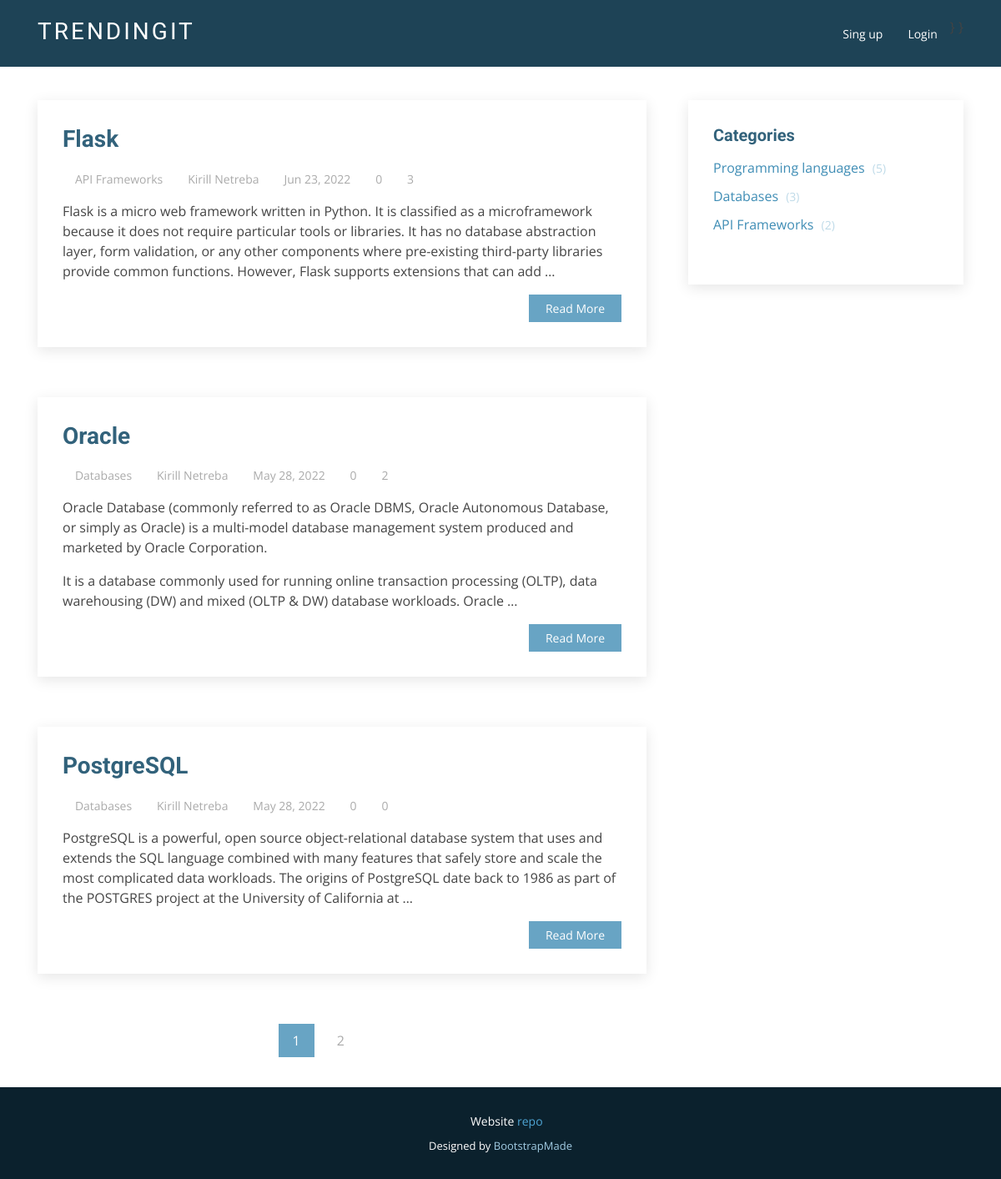
The app's page /, older data.
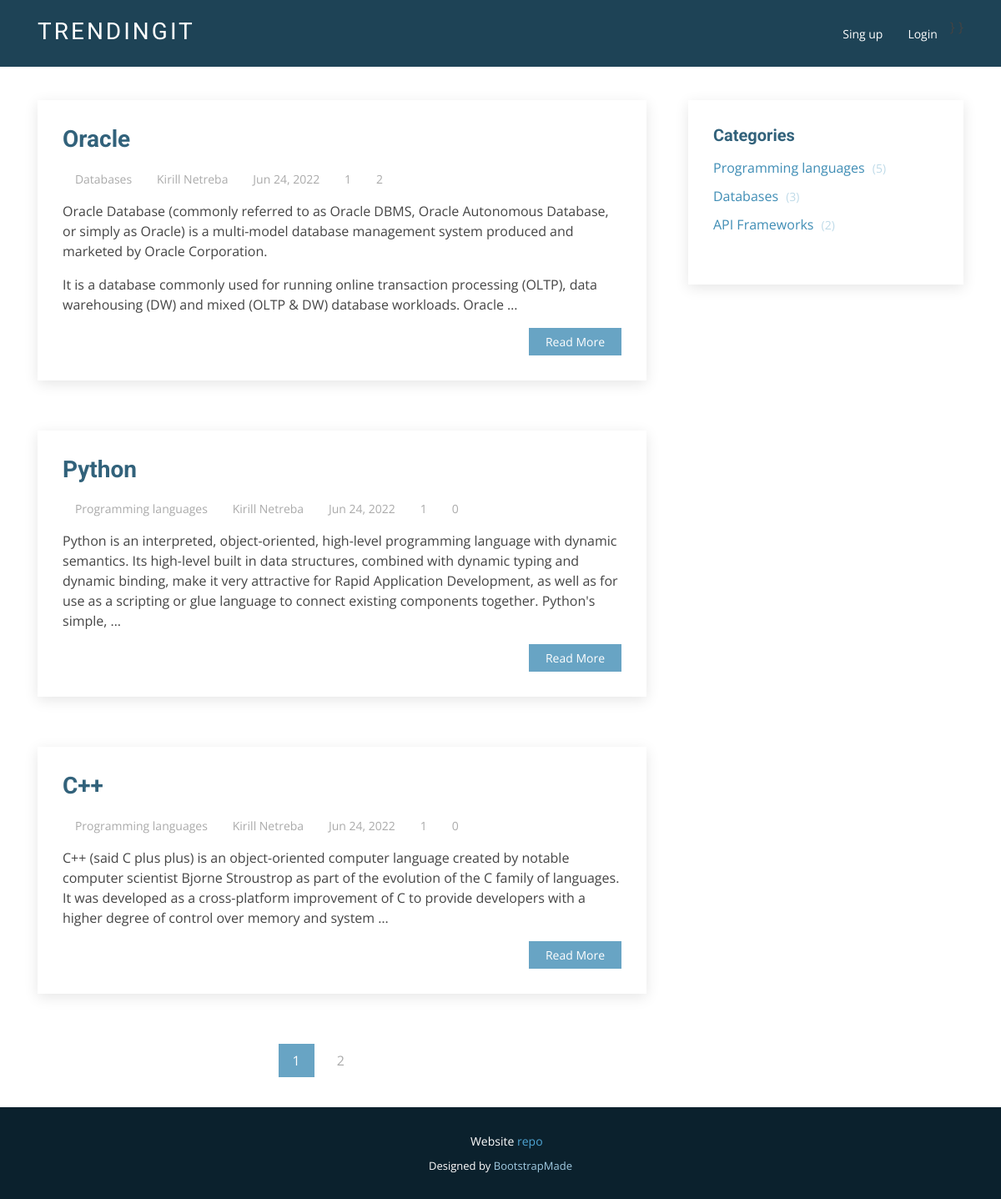
The same page, newer data.
### itobj/models.py (models this page shows, shortened)
class ItObject(models.Model):
    title = models.CharField(max_length=80)
    slug = models.SlugField(max_length=80, unique=True, db_index=True, verbose_name='URL')
    content = models.TextField(blank=True)
    avatar = models.ImageField(upload_to="photos/%Y/%m/%d/", blank=True)
    time_create = models.DateTimeField(auto_now_add=True)
    time_update = models.DateTimeField(auto_now=True)
    is_published = models.BooleanField(default=True)
    views = models.IntegerField(default=0)
    likes = models.ManyToManyField(User, related_name='blog_post')
    trending = models.IntegerField(default=0)
    cat = models.ForeignKey('Category', on_delete=models.PROTECT)
    user = models.ForeignKey(User, on_delete=models.CASCADE)
    def get_absolute_url(self):
        return reverse('post', kwargs={'post_slug': self.slug})
    def total_likes(self):
        return self.likes.count()
    class Meta:
        verbose_name = 'IT Object'
        ordering = ['-time_update']

class Category(models.Model):
    name = models.CharField(max_length=80, db_index=True)
    slug = models.SlugField(max_length=80, unique=True, db_index=True, verbose_name='URL')
    def __str__(self):
        return self.name
    def get_absolute_url(self):
        return reverse('show_category', kwargs={'cat_slug': self.slug})
    class Meta:
        verbose_name_plural = 'Categories'
        ordering = ['id']

### itobj/views.py (the view)
# urls.py: path('', ItHome.as_view(), name='home'),
class ItHome(DataMixin, ListView):
    model = ItObject
    template_name = 'itobj/index.html'
    context_object_name = 'posts'
    def get_context_data(self, *, object_list=None, **kwargs):
        context = super().get_context_data(**kwargs)
        c_def = self.get_user_context(title='TrendingIT - trending, loved and interesting things in IT world.')
        context.update(c_def)
        return context
    def get_queryset(self):
        return ItObject.objects.filter(is_published=True).select_related('cat')

### itobj/templatetags/itobj_tags.py (called while the page is built)
@register.inclusion_tag('itobj/show_sidebar.html')
def show_sidebar():
    cats = Category.objects.all()
    return {'cats': cats}

@register.inclusion_tag('itobj/show_title_stats.html')
def show_title_stats(post=None, liked=False):
    return {'p': post, 'liked': liked}

### itobj/utils.py (called while the page is built)
    def get_user_context(self, **kwargs):
        context = kwargs
        cats = Category.objects.all()
        user_menu = menu.copy()
        if not self.request.user.is_authenticated:
            user_menu.pop(0)
        context['menu'] = user_menu
        context['cats'] = cats
        return context

### itobj/templates/itobj/index.html (shortened to what this page needs)
{% extends 'itobj/base.html' %}
{% load itobj_tags %}
{% block content %}
<section class="blog" data-aos="fade-up" data-aos-easing="ease-in-out" data-aos-duration="500">
    <div class="container">
        <div class="row">
            <div class="col-lg-8 entries">
                {% for p in posts %}
                <article class="entry">
                    {% show_title_stats p %}
                    <div class="entry-content">
                        <p>
                            {% autoescape off %}
                            {{p.content|truncatewords:50}}
                            {% endautoescape %}
                        </p>
                        <div class="read-more">
                            <a href="{{ p.get_absolute_url }}">Read More</a>
                        </div>
                    </div>
                </article>
                {% endfor %}
                {% if page_obj.has_other_pages %}
                <div class="blog-pagination">
                    <ul class="justify-content-center">
                        {% for p in paginator.page_range %}
                        {% if page_obj.number == p %}
                        <li class="active"><a href="#">{{ p }}</a></li>
                        {% elif p >= page_obj.number|add:-1 and p <= page_obj.number|add:1 %}
                        <li><a href="?page={{ p }}">{{ p }}</a></li>
                        {% endif %}
                        {% endfor %}
                        {% if page_obj.has_next %}
                        <li><a href="?page={{ page_obj.next_page_number }}"><i class="icofont-rounded-right"></i></a>
                        </li>
                        {% endif %}
                    </ul>
                </div>
                {% endif %}
            </div>
            {% show_sidebar %}
        </div>
    </div>
</section>
{% endblock %}

### itobj/templates/itobj/base.html (shortened to what this page needs)
{% load static %}
<!DOCTYPE html>
<html lang="en">
<head>
    <link href="{% static 'itobj/vendor/bootstrap/css/bootstrap.min.css' %}" rel="stylesheet">
    <link href="{% static 'itobj/vendor/animate.css/animate.min.css' %}" rel="stylesheet">
    <link href="{% static 'itobj/vendor/icofont/icofont.min.css' %}" rel="stylesheet">
    <link href="{% static 'itobj/vendor/boxicons/css/boxicons.min.css' %}" rel="stylesheet">
    <link href="{% static 'itobj/vendor/venobox/venobox.css' %}" rel="stylesheet">
    <link href="{% static 'itobj/vendor/owl.carousel/assets/owl.carousel.min.css' %}" rel="stylesheet">
    <link href="{% static 'itobj/vendor/aos/aos.css' %}" rel="stylesheet">
    <link href="{% static 'itobj/css/style.css' %}" rel="stylesheet">
</head>
<body>
<header id="header" class="fixed-top ">
    <div class="container">
        <div class="logo float-left">
            <h1 class="text-light"><a href="{% url 'home' %}"><span>TrendingIT</span></a></h1>
        </div>
        {% block mainmenu %}
        <nav class="nav-menu float-right d-none d-lg-block">
            <ul>
                {% if request.user.is_authenticated %}
                    <li><a href="#">{{ user.username }}</a></li>
                    <li><a href="{% url 'logout' %}">Logout</a></li>
                {% else %}}
                    <li><a href="{% url 'register' %}">Sing up</a></li>
                    <li><a href="{% url 'login' %}">Login</a></li>
                {% endif %}}
            </ul>
        </nav>
    </div>
</header>
<main id="main">
    {% block content %}
    {% endblock %}
</main>
<footer id="footer" data-aos="fade-up" data-aos-easing="ease-in-out" data-aos-duration="500">
    <div class="container">
        <div class="copyright">
            <i class="icofont-toy-cat"></i> Website <a href="https://github.com/kirill0720/trending-it-django_website_api" target="_blank">repo</a>
        </div>
        <div class="credits">
            Designed by <a href="https://bootstrapmade.com/">BootstrapMade</a>
        </div>
    </div>
</footer>
</body>
</html>

### itobj/templates/itobj/show_title_stats.html
{% load hitcount_tags %}
<h2 class="entry-title">
    <a href="{{ p.get_absolute_url }}">{{p.title}}</a>
</h2>
<div class="entry-meta">
    <ul>
        <li class="d-flex align-items-center"><i class="icofont-list"></i> <a>{{p.cat}}</a></li>
        <li class="d-flex align-items-center"><i class="icofont-user"></i> <a>Kirill Netreba</a></li>
        <li class="d-flex align-items-center"><i class="icofont-wall-clock"></i> <a>
            <time datetime="{{p.time_update}}">{{p.time_update|date:"M d, Y"}}</time></a></li>
        <li class="d-flex align-items-center"><a href="{% url 'like_post' p.slug %}">
        {% if liked %}
            <i class="icofont-heart" style="color:red"></i>
        {% else %}
            <i class="icofont-heart"></i>
        {% endif %}
        </a> <a>{{ p.total_likes }}</a></li>
        <li class="d-flex align-items-center"><i class="icofont-money-bag"></i> <a>{{p.trending}}</a></li>
        <li class="d-flex align-items-center"><i class="icofont-eye"></i> <a>{% get_hit_count for p %}</a></li>
    </ul>
</div>

### itobj/templates/itobj/show_sidebar.html
<div class="col-lg-4">
    <div class="sidebar">
        <h3 class="sidebar-title">Categories</h3>
        <div class="sidebar-item categories">
            <ul>
                {% for c in cats %}
                <li><a href="{{ c.get_absolute_url }}">{{ c.name }} <span>({{ c.itobject_set.count }})</span></a></li>
                {% endfor %}
            </ul>
        </div>
    </div>
</div>

### itobj/static/itobj/css/style.css (style rules this page uses)
body { font-family: "Open Sans", sans-serif; color: #444; }
a { color: #4fa6d5; }
h1, h2, h3, h4, h5, h6, .font-primary { font-family: "Roboto", sans-serif; }
#header { height: 80px; transition: all 0.5s; z-index: 997; transition: all 0.5s; padding: 20px 0; background: #1e4356; }
#header .logo h1 { font-size: 28px; margin: 0; padding: 4px 0; line-height: 1; font-weight: 400; letter-spacing: 3px; text-transform: uppercase; }
#header .logo h1 a, #header .logo h1 a:hover { color: #fff; text-decoration: none; }
#main { margin-top: 80px; }
.nav-menu, .nav-menu * { margin: 0; padding: 0; list-style: none; }
.nav-menu > ul > li { position: relative; white-space: nowrap; float: left; }
.nav-menu a { display: block; position: relative; color: #fff; padding: 10px 15px; transition: 0.3s; font-size: 14px; font-family: "Open Sans", sans-serif; }
.mobile-nav { position: fixed; top: 0; bottom: 0; z-index: 9999; overflow-y: auto; left: -260px; width: 260px; padding-top: 18px; background: #1e4356; transition: 0.4s; }
.mobile-nav * { margin: 0; padding: 0; list-style: none; }
.mobile-nav a { display: block; position: relative; color: #ddecf5; padding: 10px 20px; font-weight: 500; }
section { padding: 60px 0; }
.blog { padding: 40px 0 20px 0; }
.blog .entry { padding: 30px; margin-bottom: 60px; box-shadow: 0 4px 16px rgba(0, 0, 0, 0.1); }
.blog .entry .entry-title { font-size: 28px; font-weight: bold; padding: 0; margin: 0 0 20px 0; }
.blog .entry .entry-title a { color: #32627b; transition: 0.3s; }
.blog .entry .entry-meta { margin-bottom: 15px; color: #dddddd; }
.blog .entry .entry-meta ul { display: flex; flex-wrap: wrap; list-style: none; padding: 0; margin: 0; }
.blog .entry .entry-meta ul li + li { padding-left: 15px; }
.blog .entry .entry-meta i { font-size: 14px; padding-right: 4px; }
.blog .entry .entry-meta a { color: #aaaaaa; font-size: 14px; display: inline-block; }
.blog .entry .entry-content p { line-height: 24px; }
.blog .entry .entry-content .read-more { -moz-text-align-last: right; text-align-last: right; }
.blog .entry .entry-content .read-more a { display: inline-block; background: #68A4C4; color: #fff; padding: 6px 20px; transition: 0.3s; font-size: 14px; }
.blog .blog-pagination { color: #7b9bab; }
.blog .blog-pagination ul { display: flex; padding-left: 0; list-style: none; }
.blog .blog-pagination li { border: 1px solid white; margin: 0 5px; transition: 0.3s; }
.blog .blog-pagination li.active { background: white; }
.blog .blog-pagination li a { color: #aaaaaa; padding: 7px 16px; display: inline-block; }
.blog .blog-pagination li.active, .blog .blog-pagination li:hover { background: #68A4C4; border: 1px solid #68A4C4; }
.blog .blog-pagination li.active a, .blog .blog-pagination li:hover a { color: #fff; }
.blog .sidebar { padding: 30px; margin: 0 0 60px 20px; box-shadow: 0 4px 16px rgba(0, 0, 0, 0.1); }
.blog .sidebar .sidebar-title { font-size: 20px; font-weight: 700; padding: 0 0 0 0; margin: 0 0 15px 0; color: #32627b; position: relative; }
.blog .sidebar .sidebar-item { margin-bottom: 30px; }
.blog .sidebar .categories ul { list-style: none; padding: 0; }
.blog .sidebar .categories ul li + li { padding-top: 10px; }
.blog .sidebar .categories ul a { color: #3f8db5; }
.blog .sidebar .categories ul a span { padding-left: 5px; color: #bedae8; font-size: 14px; }
#footer { background: #0b212d; padding: 0 0 30px 0; color: #fff; font-size: 14px; }
#footer .copyright { text-align: center; padding-top: 30px; }
#footer .credits { padding-top: 10px; text-align: center; font-size: 13px; color: #fff; }
#footer .credits a { color: #a2cce3; }

Row changes from the older to the newer data that the page shows:
no longer on this page (row edited): ItObject: title "Flask", cat "API Frameworks", time_update "Jun 23, 2022", total_likes "0", trending "3", content "Flask is a micro web framework written in Python. It is classified as a microframework because it does not require particular tools or libraries. It has no database abstraction layer, form validation, or any other components where pre-existing third-party libraries provide common functions. However, Flask supports extensions that can add …"
no longer on this page (row unchanged): ItObject: title "PostgreSQL", cat "Databases", time_update "May 28, 2022", total_likes "0", trending "0", content "PostgreSQL is a powerful, open source object-relational database system that uses and extends the SQL language combined with many features that safely store and scale the most complicated data workloads. The origins of PostgreSQL date back to 1986 as part of the POSTGRES project at the University of California at …"
changed ItObject "Oracle": time_update "May 28, 2022" → "Jun 24, 2022"; total_likes "0" → "1"
now on this page (row edited): ItObject: title "Python", cat "Programming languages", time_update "Jun 24, 2022", total_likes "1", trending "0", content "Python is an interpreted, object-oriented, high-level programming language with dynamic semantics. Its high-level built in data structures, combined with dynamic typing and dynamic binding, make it very attractive for Rapid Application Development, as well as for use as a scripting or glue language to connect existing components together. Python's simple, …"
now on this page (row edited): ItObject: title "C++", cat "Programming languages", time_update "Jun 24, 2022", total_likes "1", trending "0", content "C++ (said C plus plus) is an object-oriented computer language created by notable computer scientist Bjorne Stroustrop as part of the evolution of the C family of languages. It was developed as a cross-platform improvement of C to provide developers with a higher degree of control over memory and system …"
